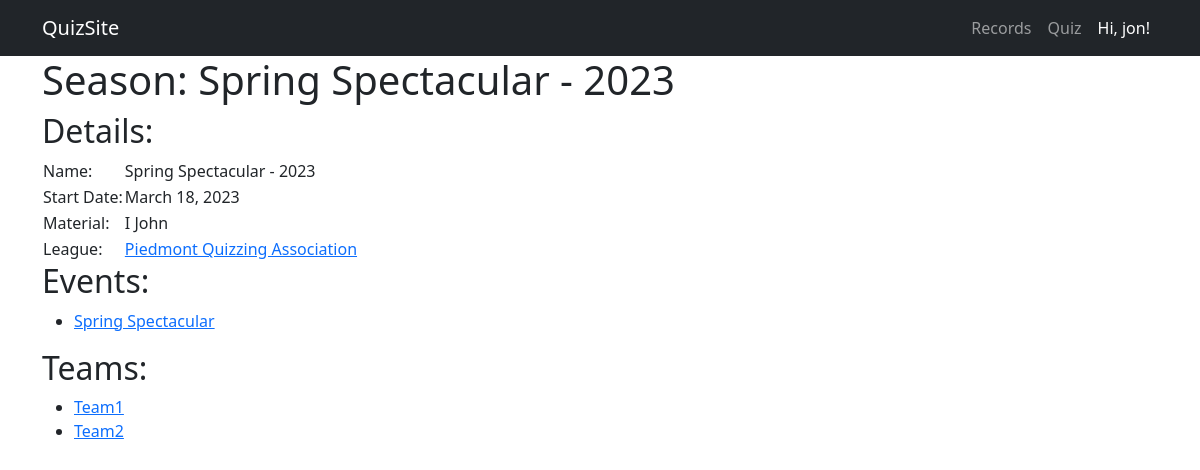
/records/1/1/ (signed in), run on the app's committed database.
### Records/models.py (models this page shows, shortened)
class Season(models.Model):
    name = models.CharField(max_length=100)
    year = models.DateField((""), auto_now=False, auto_now_add=False)
    material = models.CharField(max_length=100)
    league = models.ForeignKey(League, on_delete=models.CASCADE)
    def __str__(self):
        return f"{self.name} - {self.year.year}"
    def getTeams(self):
        return Team.objects.filter(season_id=self.pk)

class League(models.Model):
    name = models.CharField(max_length=100)
    def __str__(self):
        return self.name

class Event(models.Model):
    name = models.CharField(max_length=100)
    date = models.DateField((""), auto_now=False, auto_now_add=False)
    season = models.ForeignKey(Season, on_delete=models.CASCADE)
    location = models.ForeignKey(Orginization, on_delete=models.CASCADE)
    def __str__(self):
        return self.name

class Team(models.Model):
    name = models.CharField(max_length=100)
    orginization = models.ForeignKey(Orginization, on_delete=models.CASCADE)
    season = models.ForeignKey(Season, on_delete=models.CASCADE)
    def __str__(self):
        return self.name
    def url(self):
        return f"/records/{self.season.league.pk}/{self.season.pk}/team/{self.pk}"

### Records/views.py (the view)
# urls.py: path('<int:league_id>/<int:season_id>/', views.season, name='season'),
@login_required
def season (request, league_id, season_id):
    return render(request, "Records/season.html", make_context(league_id, season_id))

### Records/templates/Records/season.html (shortened to what this page needs)
{% extends "base.html" %}
{% block content %}
    <h1>Season: {{ season }}</h1>
    <h2>Details:</h2>
    <table>
        <tr>
            <td>Name:</td>
            <td>{{ season }}</td>
        </tr>
        <tr>
            <td>Start Date:</td>
            <td>{{ season.year }}</td>
        </tr>
        <tr>
            <td>Material:</td>
            <td>{{ season.material }}</td>
        </tr>
        <tr>
            <td>League:</td>
            <td>
                <a href=" {% url 'records:league' league.id %} ">{{ league }}</a>
            </td>
        </tr>
    </table>
    <h2>Events:</h2>
    {% if list %}
        <ul>
            {% for l in list %}
                <li>
                    <a href=" {% url 'records:event' league.id season.id l.id %} ">{{ l }}</a>
                </li>
            {% endfor %}
        </ul>
    {% else %}
        <p>No events are available.</p>
    {% endif %}
    {% if teams %}
        <h2>Teams:</h2>
        <ul>
            {% for t in teams %}
                <li>
                    <a href=" {{ t.url }} ">{{ t }}</a>
                </li>
            {% endfor %}
        </ul>
    {% else %}
        <p>No teams are available.</p>
    {% endif %}
{% endblock content %}

### templates/base.html (shortened to what this page needs)
<!DOCTYPE html>
<html lang="en">
    <head>
        {% load static %}
        <link rel="stylesheet" href="{% static 'css/styles.css' %}"/>
        <link rel="stylesheet"
              href="https://cdn.jsdelivr.net/npm/bootstrap-icons@1.3.0/font/bootstrap-icons.css"/>
    </head>
    <body>
        <nav class="navbar navbar-expand-lg navbar-dark bg-dark">
            <div class="container">
                <a class="navbar-brand" href="{% url 'index' %}">QuizSite</a>
                <div class="collapse navbar-collapse" id="navbarSupportedContent">
                    <ul class="navbar-nav ms-auto mb-2 mb-lg-0">
                        <li class="nav-item">
                            <a class="nav-link" aria-current="page" href="{% url 'records:index' %}">Records</a>
                        </li>
                        <li class="nav-item">
                            <a class="nav-link" aria-current="page" href="{% url 'quiz:index' %}">Quiz</a>
                        </li>
                        <li class="nav-item">
                            {% if user.is_authenticated %}
                                <a class="nav-link"
                                   style="color: white"
                                   aria-current="page"
                                   href="{% url 'auth:profile' %}">Hi, {{ user.username }}!</a>
                            {% else %}
                                <a class="nav-link"
                                   style="color: white"
                                   aria-current="page"
                                   href="{% url 'login' %}">Login</a>
                            {% endif %}
                        </li>
                    </ul>
                </div>
            </div>
        </nav>
        <div class="container">
            {% block content %}
            {% endblock content %}
        </div>
    </body>
</html>

### data on the page
Season: name+year "Spring Spectacular - 2023", year "March 18, 2023", material "I John"
League: name "Piedmont Quizzing Association"
Event: name "Spring Spectacular"
Team: name "Team1"
Team: name "Team2"

### other printed values
{{ user.username }} "jon"
